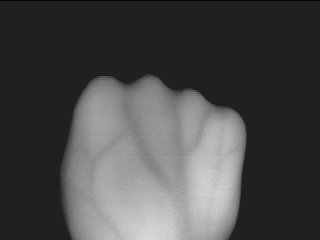
%> input picture Task4-Segmentation/Code/0019hv3.bmp, 320 x 240 px
$ octave --eval "result = local_Optimal(imread('0019hv3.bmp'));"   (GNU Octave 9; MATLAB toolbox functions it lacks are replaced by stand-ins)
%> lines starting %> are read from the running program, lines starting %| are printed output that depends on the picture; in (x1, y1, x2, y2) boxes, pixels count from 0 and x2, y2 are one past the last pixel; in counts of white or black regions, pixels touching at a corner belong together; the program's own positions count from 1
function [ IO ] = local_Optimal( I )
I=(imread('Veg1.jpg'));
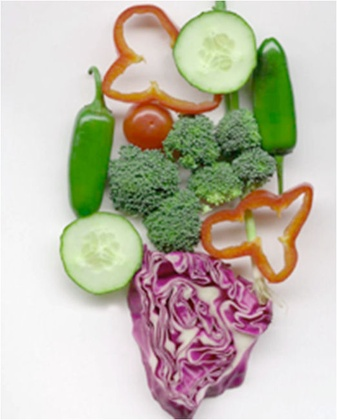
%> input picture Task4-Segmentation/Code/Veg1.jpg, 337 x 420 px, shrunk from 522 x 651 before the run
%> I is the input picture: size 420x337x3 uint8; mean R, G, B 190.9, 186, 169.9
IR=I(:,:,1);
X=30;
[M N O]=size(I);
%> M = 420; N = 337; O = 3
IROptimal=zeros(M,N);
for i=1:X
    for j=1:X
        jLR=round((i-1)*N/X)+1;
        jHR=round(i*N/X);
        iLR=round((j-1)*M/X)+1;
        iHR=round(j*M/X);

        if(iHR<M && jHR<N)
        ILR=IR(iLR:iHR,jLR:jHR);
        IRO=Optimal_Thresh(ILR,10);
        IROptimal(iLR:iHR,jLR:jHR)=IRO;
        end
    end
end
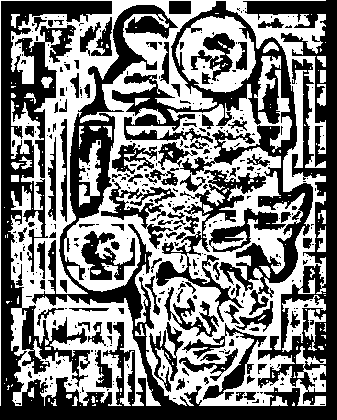
%> IROptimal: size 420x337 double; 49.3% white; 206 white regions (168 under 20 px), largest, box (x1, y1, x2, y2) and area: (0, 0, 326, 406) 61367, (175, 16, 256, 93) 3327, (282, 295, 326, 352) 806
IG=I(:,:,2);
IGOptimal=zeros(M,N);
for i=1:X
    for j=1:X
        jLG=((i-1)*N/X)+1;
        jHG=(i*N/X);
        iLG=((j-1)*M/X)+1;
        iHG=(j*M/X);

        if(iHG<M && jHG<N && iLR>0 && jLR>0)
        ILG=IG(iLG:iHG,jLG:jHG);
        IGO=Optimal_Thresh(ILG,10);
        IGOptimal(iLG:iHG,jLG:jHG)=IGO;
        end
    end
end
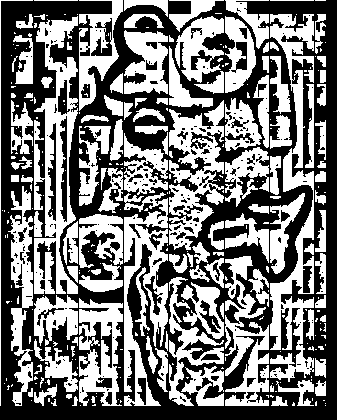
%> IGOptimal: size 420x337 double; 47.2% white; 309 white regions (193 under 20 px), largest, box (x1, y1, x2, y2) and area: (270, 14, 314, 382) 5875, (34, 16, 78, 294) 5725, (124, 192, 168, 406) 4265
IB=I(:,:,3);
IBOptimal=zeros(M,N);
for i=1:X
    for j=1:X
        jLB=((i-1)*N/X)+1;
        jHB=(i*N/X);
        iLB=((j-1)*M/X)+1;
        iHB=(j*M/X);

        if(iHB<M && jHB<N)
        ILB=IB(iLB:iHB,jLB:jHB);
        IBO=Optimal_Thresh(ILB,10);
        IBOptimal(iLB:iHB,jLB:jHB)=IBO;
        end
    end
end
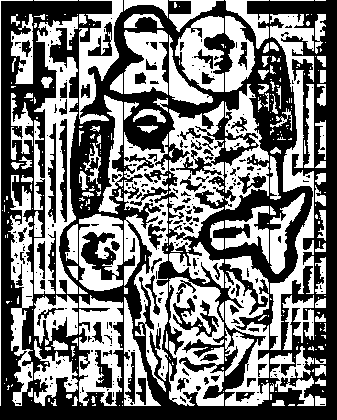
%> IBOptimal: size 420x337 double; 47.6% white; 325 white regions (214 under 20 px), largest, box (x1, y1, x2, y2) and area: (34, 16, 78, 294) 5772, (124, 132, 168, 392) 5132, (270, 14, 314, 350) 4573
IOptimal_new=zeros(size(I,1),size(I,2),size(I,3));
IOptimal_new(:,:,1)=IROptimal;
IOptimal_new(:,:,2)=IGOptimal;
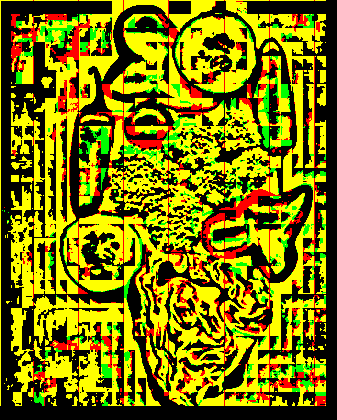
%> IOptimal_new: size 420x337x3 double; mean R, G, B 125.7, 120.4, 0
IOptimal_new(:,:,3)=IBOptimal;
subplot(2,1,1); imshow(IOptimal_new,[])

I1=(imread('MRI.jpg'));
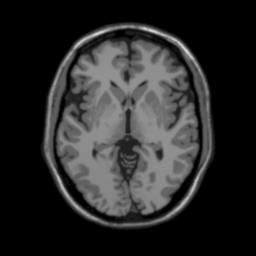
%> input picture Task4-Segmentation/Code/MRI.jpg, 256 x 256 px
%> I1 is the input picture: size 256x256x3 uint8; min 0, max 218, mean 41.3
S=size(I1);
%> S = [256 256 3]
if length(S)==3
    I1=rgb2gray(I1);
%> I1: size 256x256 uint8
end
[P Q]=size(I1);
%> P = 256; Q = 256
IOptimal=zeros(P,Q);
for i=1:X
    for j=1:X
        jL=round((i-1)*P/X)+1;
        jH=round(i*P/X);
        iL=round((j-1)*Q/X)+1;
        iH=round(j*Q/X);

        if(iH<P && jH<Q)
        IL=I1(iL:iH,jL:jH);
        IO=Optimal_Thresh(IL,10);
        IOptimal(iL:iH,jL:jH)=IO;
        end
    end
end
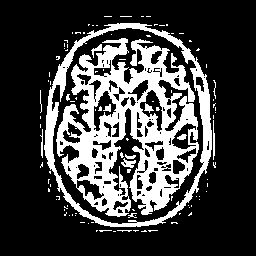
%> IOptimal: size 256x256 double; 25.6% white; 104 white regions (90 under 20 px), largest, box (x1, y1, x2, y2) and area: (56, 38, 199, 217) 12062, (44, 23, 212, 227) 3808, (121, 158, 136, 168) 78
%> after the loop, IL = [0 0 0 0 0 0 0 0; 0 0 0 0 0 0 0 0; 0 0 0 0 0 0 0 0; 0 0 0 0 0 0 0 0; 0 0 0 0 0 0 0 0; 0 0 0 0 0 0 0 0; 0 0 0 0 0 0 0 0; 0 0 0 0 0 0 0 0]; IO has the same summary as IL
%> `result = local_Optimal(imread('0019hv3.bmp'));`: result has the same summary as IL in local_Optimal
subplot(2,1,2); imshow(IOptimal,[])
end
